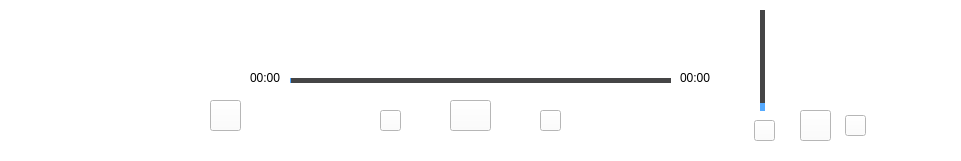
  <widget class="QWidget" name="widget" native="true">
   <property name="geometry">
    <rect>
     <x>0</x>
     <y>530</y>
     <width>961</width>
     <height>161</height>
    </rect>
   </property>
   <property name="autoFillBackground">
    <bool>false</bool>
   </property>
   <property name="styleSheet">
    <string notr="true">background-color: rgb(255, 255, 255);</string>
   </property>
   <widget class="QPushButton" name="pushButtonLoop">
    <property name="enabled">
     <bool>true</bool>
    </property>
    <property name="geometry">
     <rect>
      <x>330</x>
      <y>110</y>
      <width>25</width>
      <height>25</height>
     </rect>
    </property>
    <property name="cursor">
     <cursorShape>PointingHandCursor</cursorShape>
    </property>
    <property name="focusPolicy">
     <enum>Qt::NoFocus</enum>
    </property>
    <property name="autoFillBackground">
     <bool>false</bool>
    </property>
    <property name="styleSheet">
     <string notr="true">border: none;</string>
    </property>
    <property name="text">
     <string/>
    </property>
    <property name="iconSize">
     <size>
      <width>25</width>
      <height>25</height>
     </size>
    </property>
    <property name="checkable">
     <bool>true</bool>
    </property>
    <property name="checked">
     <bool>false</bool>
    </property>
    <property name="autoRepeat">
     <bool>false</bool>
    </property>
    <property name="autoRepeatDelay">
     <number>300</number>
    </property>
    <property name="autoDefault">
     <bool>false</bool>
    </property>
   </widget>
   <widget class="QPushButton" name="pushButtonLastsong">
    <property name="geometry">
     <rect>
      <x>380</x>
      <y>110</y>
      <width>21</width>
      <height>21</height>
     </rect>
    </property>
    <property name="cursor">
     <cursorShape>PointingHandCursor</cursorShape>
    </property>
    <property name="focusPolicy">
     <enum>Qt::NoFocus</enum>
    </property>
    <property name="autoFillBackground">
     <bool>false</bool>
    </property>
    <property name="styleSheet">
     <string notr="true">QPushButton
{
	
	border-image: url(:/picture/lastsong1.png);
}

QPushButton::hover
{
	
	border-image: url(:/picture/LastSong.png);
}

QPushButton::pressed
{
	border-image: url(:/picture/lastsong1.png);
}</string>
    </property>
    <property name="text">
     <string/>
    </property>
    <property name="iconSize">
     <size>
      <width>40</width>
      <height>30</height>
     </size>
    </property>
   </widget>
   <widget class="QPushButton" name="pushButtonPlay">
    <property name="enabled">
     <bool>true</bool>
    </property>
    <property name="geometry">
     <rect>
      <x>450</x>
      <y>100</y>
      <width>41</width>
      <height>31</height>
     </rect>
    </property>
    <property name="sizePolicy">
     <sizepolicy hsizetype="Minimum" vsizetype="Fixed">
      <horstretch>0</horstretch>
      <verstretch>0</verstretch>
     </sizepolicy>
    </property>
    <property name="cursor">
     <cursorShape>PointingHandCursor</cursorShape>
    </property>
    <property name="focusPolicy">
     <enum>Qt::NoFocus</enum>
    </property>
    <property name="autoFillBackground">
     <bool>false</bool>
    </property>
    <property name="styleSheet">
     <string notr="true">QPushButton
{
border-image: url(:/picture/play.png);
}

QPushButton::hover
{
	border-image: url(:/picture/play1 .png);
}
QPushButton::pressed
{
	border-image: url(:/picture/play.png);
}
</string>
    </property>
    <property name="text">
     <string/>
    </property>
    <property name="iconSize">
     <size>
      <width>40</width>
      <height>30</height>
     </size>
    </property>
   </widget>
   <widget class="QPushButton" name="pushButtonNextsong">
    <property name="geometry">
     <rect>
      <x>540</x>
      <y>110</y>
      <width>21</width>
      <height>21</height>
     </rect>
    </property>
    <property name="cursor">
     <cursorShape>PointingHandCursor</cursorShape>
    </property>
    <property name="focusPolicy">
     <enum>Qt::NoFocus</enum>
    </property>
    <property name="autoFillBackground">
     <bool>false</bool>
    </property>
    <property name="styleSheet">
     <string notr="true">QPushButton
{
	
	border-image: url(:/picture/nextsong1.png);
}

QPushButton::hover
{
	
	border-image: url(:/picture/NextSong.png);
}

QPushButton::pressed
{
	border-image: url(:/picture/nextsong1.png);
}</string>
    </property>
    <property name="text">
     <string/>
    </property>
    <property name="iconSize">
     <size>
      <width>40</width>
      <height>30</height>
     </size>
    </property>
   </widget>
   <widget class="QPushButton" name="pushButtonSound">
    <property name="geometry">
     <rect>
      <x>754</x>
      <y>120</y>
      <width>21</width>
      <height>21</height>
     </rect>
    </property>
    <property name="sizeIncrement">
     <size>
      <width>0</width>
      <height>0</height>
     </size>
    </property>
    <property name="baseSize">
     <size>
      <width>40</width>
      <height>30</height>
     </size>
    </property>
    <property name="cursor">
     <cursorShape>PointingHandCursor</cursorShape>
    </property>
    <property name="focusPolicy">
     <enum>Qt::NoFocus</enum>
    </property>
    <property name="autoFillBackground">
     <bool>false</bool>
    </property>
    <property name="styleSheet">
     <string notr="true">QPushButton
{
border-image:url(:/picture/volumn1.png)
}
QPushButton::hover
{
border-image:url(:/picture/volumn.png)
}

</string>
    </property>
    <property name="text">
     <string/>
    </property>
    <property name="iconSize">
     <size>
      <width>40</width>
      <height>40</height>
     </size>
    </property>
    <property name="autoDefault">
     <bool>false</bool>
    </property>
   </widget>
   <widget class="QSlider" name="PlayCourseSlider">
    <property name="geometry">
     <rect>
      <x>290</x>
      <y>70</y>
      <width>381</width>
      <height>21</height>
     </rect>
    </property>
    <property name="styleSheet">
     <string notr="true">QSlider::add-page:Horizontal#PlayCourseSlider

{
	background-color: rgb(69, 69, 70);height:5px;
}
QSlider::sub-page:Horizontal#PlayCourseSlider
{
	height:5px;
	background-color: rgb(85, 170, 255);
}
QSlider::handle:Horizontal#PlayCourseSlider
{
	width:14px;border-image: url(:/picture/musicPoint.png);margin:-5 px -5px;
}
QSlider::groove:Horizontal#PlayCourseSlider
{
	background:rgb(0, 255, 0);height:5px;
}

</string>
    </property>
    <property name="orientation">
     <enum>Qt::Horizontal</enum>
    </property>
   </widget>
   <widget class="QLabel" name="Curlabel">
    <property name="geometry">
     <rect>
      <x>250</x>
      <y>70</y>
      <width>35</width>
      <height>15</height>
     </rect>
    </property>
    <property name="text">
     <string>00:00</string>
    </property>
   </widget>
   <widget class="QLabel" name="totallabel">
    <property name="geometry">
     <rect>
      <x>680</x>
      <y>70</y>
      <width>35</width>
      <height>15</height>
     </rect>
    </property>
    <property name="text">
     <string>00:00</string>
    </property>
   </widget>
   <widget class="QSlider" name="verticalSliderVolumn">
    <property name="geometry">
     <rect>
      <x>760</x>
      <y>10</y>
      <width>5</width>
      <height>101</height>
     </rect>
    </property>
    <property name="styleSheet">
     <string notr="true">QSlider::add-page:Vertical#verticalSliderVolumn
{
	
	background-color: rgb(85, 170, 255);
}
QSlider::sub-page:Vertical#verticalSliderVolumn
{
background-color: rgb(69, 69, 70);

	
}
QSlider::handle:Vertical#verticalSliderVolumn
{
	height:5px;border-image: url(:/picture/musicPoint.png);margin:-5px -5px;
}
QSlider::groove:Vertical#verticalSliderVolumn
{
	background:rgb(0, 255, 0);
}

</string>
    </property>
    <property name="sliderPosition">
     <number>10</number>
    </property>
    <property name="orientation">
     <enum>Qt::Vertical</enum>
    </property>
   </widget>
   <widget class="QPushButton" name="pushButtonLyric">
    <property name="geometry">
     <rect>
      <x>800</x>
      <y>110</y>
      <width>31</width>
      <height>31</height>
     </rect>
    </property>
    <property name="cursor">
     <cursorShape>PointingHandCursor</cursorShape>
    </property>
    <property name="focusPolicy">
     <enum>Qt::NoFocus</enum>
    </property>
    <property name="styleSheet">
     <string notr="true">QPushButton
{
border-image: url(:/picture/lyric1.png);
}

QPushButton::hover
{
	border-image: url(:/picture/lyric.png);
}
</string>
    </property>
    <property name="text">
     <string/>
    </property>
   </widget>
   <widget class="QPushButton" name="pushButtondownload">
    <property name="geometry">
     <rect>
      <x>845</x>
      <y>115</y>
      <width>21</width>
      <height>21</height>
     </rect>
    </property>
    <property name="cursor">
     <cursorShape>PointingHandCursor</cursorShape>
    </property>
    <property name="focusPolicy">
     <enum>Qt::NoFocus</enum>
    </property>
    <property name="styleSheet">
     <string notr="true">QPushButton
{
border-image: url(:/picture/download1.png);
}

QPushButton::hover
{
border-image: url(:/picture/download.png);
}
</string>
    </property>
    <property name="text">
     <string/>
    </property>
   </widget>
   <widget class="QPushButton" name="pushButtondetails">
    <property name="geometry">
     <rect>
      <x>20</x>
      <y>20</y>
      <width>121</width>
      <height>121</height>
     </rect>
    </property>
    <property name="cursor">
     <cursorShape>PointingHandCursor</cursorShape>
    </property>
    <property name="styleSheet">
     <string notr="true">image: url(:/picture/record.png);
border: none;
</string>
    </property>
    <property name="text">
     <string/>
    </property>
    <property name="iconSize">
     <size>
      <width>120</width>
      <height>120</height>
     </size>
    </property>
   </widget>
   <widget class="QLabel" name="labelSongname">
    <property name="geometry">
     <rect>
      <x>160</x>
      <y>10</y>
      <width>111</width>
      <height>51</height>
     </rect>
    </property>
    <property name="text">
     <string/>
    </property>
   </widget>
   <widget class="QPushButton" name="pushButtonaddMylove">
    <property name="geometry">
     <rect>
      <x>210</x>
      <y>100</y>
      <width>31</width>
      <height>31</height>
     </rect>
    </property>
    <property name="cursor">
     <cursorShape>PointingHandCursor</cursorShape>
    </property>
    <property name="focusPolicy">
     <enum>Qt::NoFocus</enum>
    </property>
    <property name="styleSheet">
     <string notr="true">border-image: url(:/picture/MyLove.png);</string>
    </property>
    <property name="text">
     <string/>
    </property>
    <property name="iconSize">
     <size>
      <width>31</width>
      <height>31</height>
     </size>
    </property>
   </widget>
  </widget>
